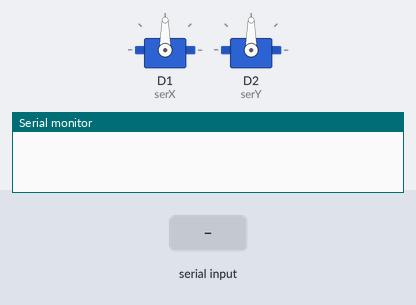
Bench run of a sketch on a simulated ESP8266 (NodeMCU). Parts: 2 × servo, the last lines printed to the serial monitor. The test bench sets the inputs (shaded band).

Above: at 1.2 s.
1.3 s: "X:1\n" received over Serial
At 2.4 s:
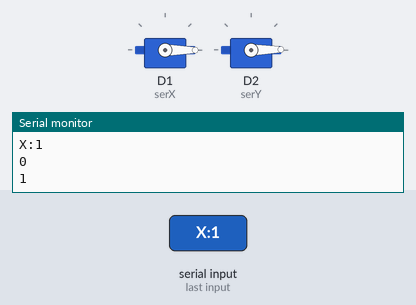
2.8 s: "Y:150\n" received over Serial
At 3.5 s:
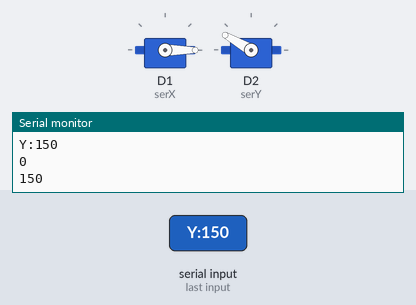
4.3 s: "90:45\n" received over Serial
At 4.6 s:
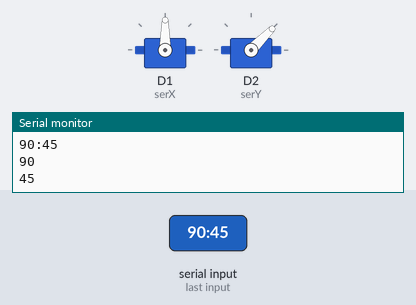
5.8 s: "1:90:45\n" received over Serial
At 7.0 s:
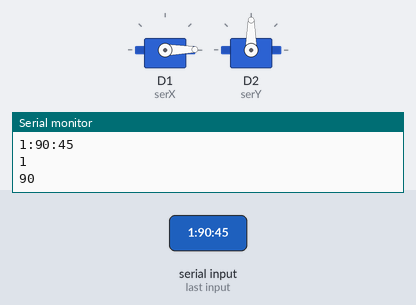
7.3 s: "30:150\n" received over Serial
At 8.1 s:
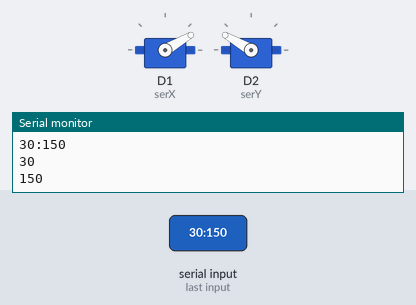
8.8 s: "200\n" received over Serial
At 9.3 s:
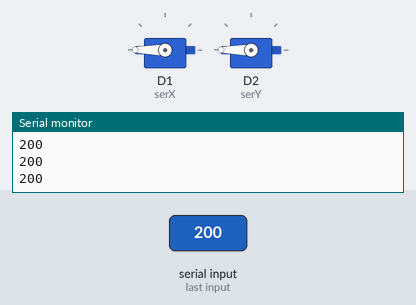
Timing chart, 0 to 11.3 s (numbered marks = the images above; inputs shaded):
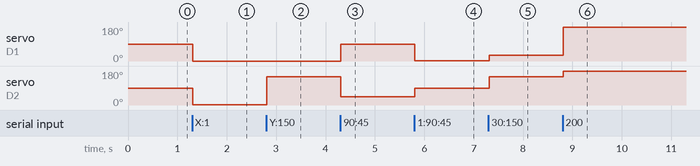

The sketch:

LasercatCalibrate.ino
```cpp
#include<Servo.h>
String a ="X90:Y90";
Servo serX;
Servo serY;

String tempModify;

void setup() {

  serX.attach(D1);
  serY.attach(D2);
  serX.write(90);
  serY.write(90);
  Serial.begin (9600);
  Serial.setTimeout(10);
}

void loop() {

while(Serial.available()) {
a= Serial.readString();// read the incoming data as string
Serial.println(a);
Serial.println(parseDataX(a));
Serial.println(parseDataY(a));
serX.write(parseDataX(a));
serY.write(parseDataY(a));

  }

}

void serialEvent() {
tempModify = Serial.readString();
serX.write(parseDataX(tempModify));
serY.write(parseDataY(tempModify));

}

int parseDataX(String data){
  data.remove(data.indexOf(":"));
  data.remove(data.indexOf("X"), 1);
  return data.toInt();
}

int parseDataY(String data){
  data.remove(0,data.indexOf(":") + 1);
  data.remove(data.indexOf("Y"), 1);
  return data.toInt();

}
```

Measured:
- after the input at 1.3 s, servo on D1 (serX): 90° → 0° at once; servo on D2 (serY): 90° → 1° at once
- after the input at 2.8 s, servo on D2 (serY): 1° → 150° at once
- after the input at 4.3 s, servo on D1 (serX): 0° → 90° at once; servo on D2 (serY): 150° → 45° at once
- after the input at 5.8 s, servo on D1 (serX): 90° → 1° at once; servo on D2 (serY): 45° → 90° at once
- after the input at 7.3 s, servo on D1 (serX): 1° → 30° at once; servo on D2 (serY): 90° → 150° at once
- after the input at 8.8 s, servo on D1 (serX): 30° → 180° at once; servo on D2 (serY): 150° → 180° at once
